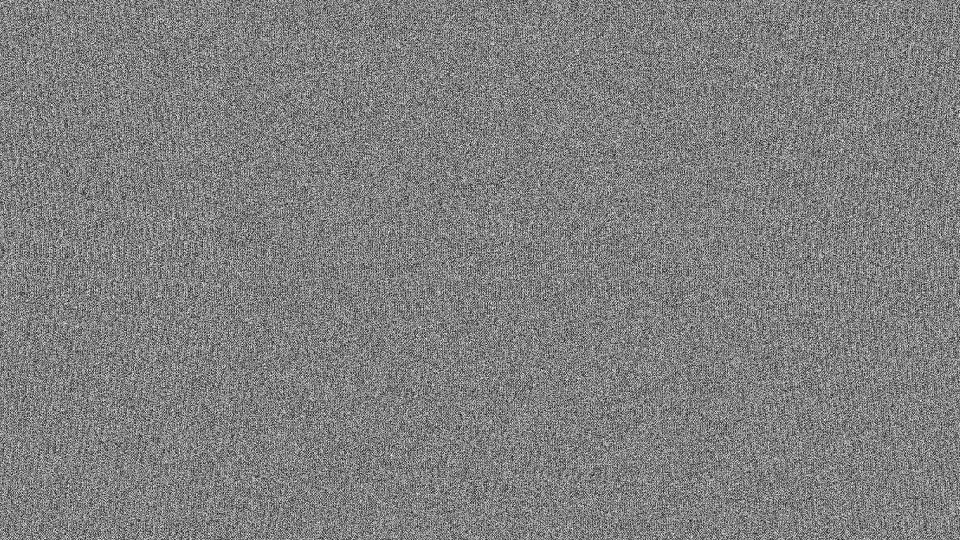
#> input picture save/CGH.bmp, 1920 x 1080 px, found by its file name (shown at 1/2 size)
$ python simulate_numpy.py
#> lines starting #> are read from the running program, lines starting #| are printed output that depends on the picture
'''
    CGH reconstruction
'''

import cv2 as cv
import numpy as np


M = 1920
N = 1080
h = 0.532 * 0.001
pix = 0.008
z0 = 200
iter = 20

LM = M * pix
LN = N * pix
L0 = h * z0 / pix
n = np.linspace(0, N - 1, N)
m = np.linspace(0, M - 1, M)
x0 = -L0 / 2 + L0 / M * m
y0 = -L0 / 2 + L0 / N * n
xx0, yy0 = np.meshgrid(x0, y0)
x = -LM / 2 + LM / M * m
y = -LN / 2 + LN / N * n
xx, yy = np.meshgrid(x, y)

Fresnel_0 = np.exp(1j * np.pi / h * (xx0 ** 2 + yy0 ** 2) / z0)
Fresnel_1 = np.exp(1j * 2 * np.pi / h * z0) / (1j * h * z0) * np.exp(1j * np.pi / h * (xx ** 2 + yy ** 2) / z0)
Fresnel_2 = np.exp(-1j * np.pi / h * (xx ** 2 + yy ** 2) / z0)
Fresnel_3 = np.exp(-1j * 2 * np.pi / h * z0) / (-1j * h * z0) * np.exp(-1j * np.pi / h * (xx0 ** 2 + yy0 ** 2) / z0)

img = cv.imread('./save/CGH.bmp')
#> img is the input picture: shape (1080, 1920, 3); min 0, max 254, mean 127.6
img = cv.cvtColor(img, cv.COLOR_RGB2GRAY)
#> img: shape (1080, 1920)
img = cv.resize(img, (M, N))
img = np.array(img)

Phase = img.astype(np.float64) / 255 * 2 * np.pi

U_slm = np.exp(1j * Phase)
U_img = np.fft.ifft2(U_slm * Fresnel_2)
U_show = abs(U_img)
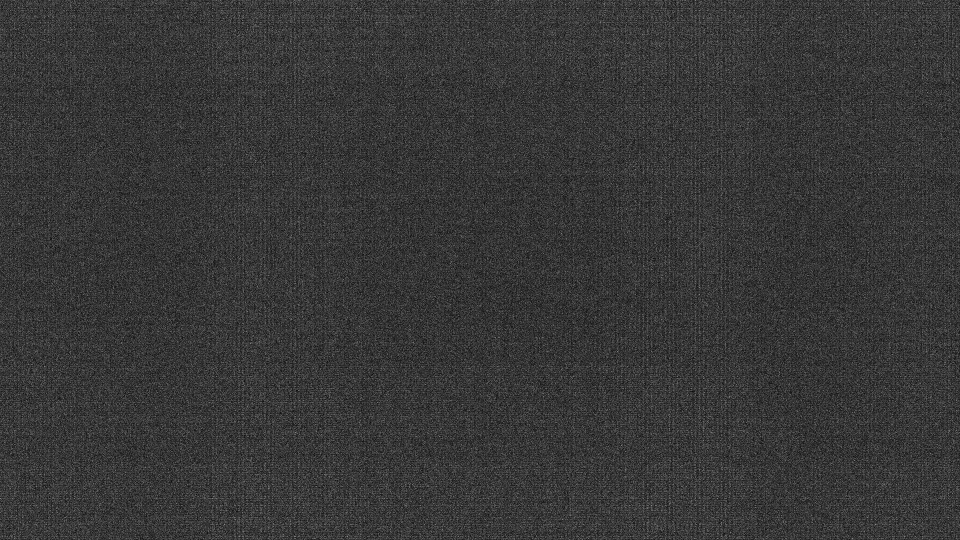
#> U_show: shape (1080, 1920) float64 (shown at 1/2 size); min 3.79e-07, max 0.00281, mean 0.000614; drawn with min black and max white

save_img = np.uint8(U_show/np.max(U_show)*255)

cv.imwrite('./save/simulate.bmp', save_img)
